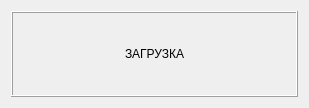
<?xml version="1.0" encoding="UTF-8"?>
<ui version="4.0">
 <class>TWait</class>
 <widget class="QDialog" name="TWait">
  <property name="geometry">
   <rect>
    <x>0</x>
    <y>0</y>
    <width>309</width>
    <height>108</height>
   </rect>
  </property>
  <property name="windowTitle">
   <string>КЦП</string>
  </property>
  <property name="windowIcon">
   <iconset resource="IconsForMenu.qrc">
    <normaloff>:/1/Picture/Pic4.ico</normaloff>:/1/Picture/Pic4.ico</iconset>
  </property>
  <layout class="QGridLayout" name="gridLayout_2">
   <item row="0" column="0">
    <widget class="QFrame" name="frame">
     <property name="frameShape">
      <enum>QFrame::Box</enum>
     </property>
     <property name="frameShadow">
      <enum>QFrame::Raised</enum>
     </property>
     <layout class="QGridLayout" name="gridLayout">
      <item row="0" column="0" colspan="2">
       <layout class="QHBoxLayout" name="horizontalLayout">
        <item>
         <spacer name="horizontalSpacer">
          <property name="orientation">
           <enum>Qt::Horizontal</enum>
          </property>
          <property name="sizeHint" stdset="0">
           <size>
            <width>90</width>
            <height>20</height>
           </size>
          </property>
         </spacer>
        </item>
        <item>
         <widget class="QLabel" name="label_3">
          <property name="font">
           <font>
            <family>Tahoma</family>
            <pointsize>9</pointsize>
            <weight>50</weight>
            <bold>false</bold>
           </font>
          </property>
          <property name="text">
           <string>ЗАГРУЗКА</string>
          </property>
         </widget>
        </item>
        <item>
         <spacer name="horizontalSpacer_2">
          <property name="orientation">
           <enum>Qt::Horizontal</enum>
          </property>
          <property name="sizeHint" stdset="0">
           <size>
            <width>94</width>
            <height>20</height>
           </size>
          </property>
         </spacer>
        </item>
       </layout>
      </item>
     </layout>
    </widget>
   </item>
  </layout>
 </widget>
 <resources>
  <include location="IconsForMenu.qrc"/>
 </resources>
 <connections/>
</ui>
